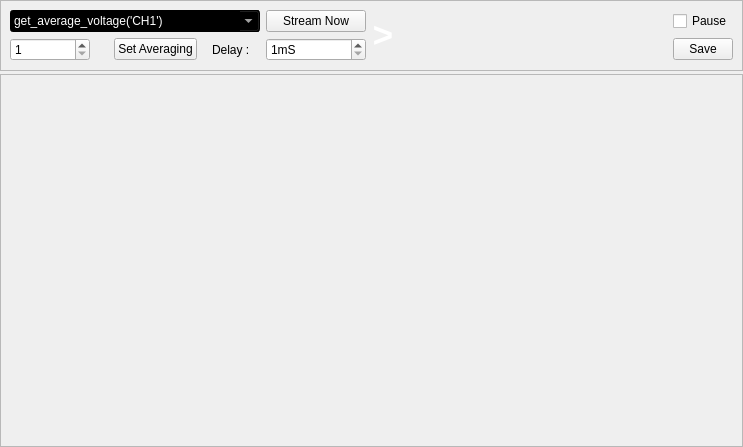
<?xml version="1.0" encoding="UTF-8"?>
<ui version="4.0">
    <class>MainWindow</class>
    <widget class="QMainWindow" name="MainWindow">
        <property name="geometry">
            <rect>
                <x>0</x>
                <y>0</y>
                <width>743</width>
                <height>447</height>
            </rect>
        </property>
        <property name="minimumSize">
            <size>
                <width>300</width>
                <height>0</height>
            </size>
        </property>
        <property name="mouseTracking">
            <bool>false</bool>
        </property>
        <property name="windowTitle">
            <string>Data Streaming Utility</string>
        </property>
        <property name="windowIcon">
            <iconset>
                <normaloff>../../../../../usr/share/pixmaps/cubeview48.png</normaloff>
                ../../../../../usr/share/pixmaps/cubeview48.png
            </iconset>
        </property>
        <property name="windowOpacity">
            <double>1.000000000000000</double>
        </property>
        <property name="toolTip">
            <string/>
        </property>
        <property name="autoFillBackground">
            <bool>false</bool>
        </property>
        <property name="toolButtonStyle">
            <enum>Qt::ToolButtonIconOnly</enum>
        </property>
        <property name="tabShape">
            <enum>QTabWidget::Rounded</enum>
        </property>
        <widget class="QWidget" name="centralwidget">
            <property name="layoutDirection">
                <enum>Qt::LeftToRight</enum>
            </property>
            <layout class="QVBoxLayout" name="verticalLayout_2">
                <property name="spacing">
                    <number>3</number>
                </property>
                <property name="margin">
                    <number>0</number>
                </property>
                <item>
                    <widget class="QFrame" name="frame">
                        <property name="sizePolicy">
                            <sizepolicy hsizetype="Preferred" vsizetype="Preferred">
                                <horstretch>0</horstretch>
                                <verstretch>0</verstretch>
                            </sizepolicy>
                        </property>
                        <property name="frameShape">
                            <enum>QFrame::StyledPanel</enum>
                        </property>
                        <property name="frameShadow">
                            <enum>QFrame::Raised</enum>
                        </property>
                        <layout class="QGridLayout" name="gridLayout">
                            <item row="2" column="1">
                                <widget class="QPushButton" name="pushButton_2">
                                    <property name="sizePolicy">
                                        <sizepolicy hsizetype="Maximum" vsizetype="Fixed">
                                            <horstretch>0</horstretch>
                                            <verstretch>0</verstretch>
                                        </sizepolicy>
                                    </property>
                                    <property name="text">
                                        <string>Set Averaging</string>
                                    </property>
                                </widget>
                            </item>
                            <item row="1" column="4" rowspan="2">
                                <widget class="QLabel" name="msg">
                                    <property name="sizePolicy">
                                        <sizepolicy hsizetype="Preferred" vsizetype="Maximum">
                                            <horstretch>0</horstretch>
                                            <verstretch>0</verstretch>
                                        </sizepolicy>
                                    </property>
                                    <property name="baseSize">
                                        <size>
                                            <width>0</width>
                                            <height>17</height>
                                        </size>
                                    </property>
                                    <property name="font">
                                        <font>
                                            <pointsize>26</pointsize>
                                            <weight>75</weight>
                                            <italic>true</italic>
                                            <bold>true</bold>
                                        </font>
                                    </property>
                                    <property name="styleSheet">
                                        <string notr="true">color: rgb(255, 255, 255);</string>
                                    </property>
                                    <property name="text">
                                        <string>&gt;</string>
                                    </property>
                                    <property name="alignment">
                                        <set>Qt::AlignLeading|Qt::AlignLeft|Qt::AlignTop</set>
                                    </property>
                                    <property name="wordWrap">
                                        <bool>true</bool>
                                    </property>
                                </widget>
                            </item>
                            <item row="2" column="3">
                                <widget class="QSpinBox" name="spinBox">
                                    <property name="sizePolicy">
                                        <sizepolicy hsizetype="Maximum" vsizetype="Fixed">
                                            <horstretch>0</horstretch>
                                            <verstretch>0</verstretch>
                                        </sizepolicy>
                                    </property>
                                    <property name="minimumSize">
                                        <size>
                                            <width>100</width>
                                            <height>0</height>
                                        </size>
                                    </property>
                                    <property name="suffix">
                                        <string>mS</string>
                                    </property>
                                    <property name="minimum">
                                        <number>1</number>
                                    </property>
                                </widget>
                            </item>
                            <item row="2" column="0">
                                <widget class="QSpinBox" name="averageCount">
                                    <property name="sizePolicy">
                                        <sizepolicy hsizetype="Maximum" vsizetype="Fixed">
                                            <horstretch>0</horstretch>
                                            <verstretch>0</verstretch>
                                        </sizepolicy>
                                    </property>
                                    <property name="minimumSize">
                                        <size>
                                            <width>80</width>
                                            <height>0</height>
                                        </size>
                                    </property>
                                    <property name="minimum">
                                        <number>1</number>
                                    </property>
                                    <property name="maximum">
                                        <number>501</number>
                                    </property>
                                </widget>
                            </item>
                            <item row="2" column="5">
                                <widget class="QPushButton" name="pushButton_3">
                                    <property name="maximumSize">
                                        <size>
                                            <width>60</width>
                                            <height>16777215</height>
                                        </size>
                                    </property>
                                    <property name="text">
                                        <string>Save</string>
                                    </property>
                                </widget>
                            </item>
                            <item row="1" column="5">
                                <widget class="QCheckBox" name="pause">
                                    <property name="text">
                                        <string>Pause</string>
                                    </property>
                                </widget>
                            </item>
                            <item row="1" column="3">
                                <widget class="QPushButton" name="pushButton">
                                    <property name="sizePolicy">
                                        <sizepolicy hsizetype="Preferred" vsizetype="Fixed">
                                            <horstretch>0</horstretch>
                                            <verstretch>0</verstretch>
                                        </sizepolicy>
                                    </property>
                                    <property name="text">
                                        <string>Stream Now</string>
                                    </property>
                                </widget>
                            </item>
                            <item row="2" column="2">
                                <widget class="QLabel" name="label">
                                    <property name="sizePolicy">
                                        <sizepolicy hsizetype="Maximum" vsizetype="Preferred">
                                            <horstretch>0</horstretch>
                                            <verstretch>0</verstretch>
                                        </sizepolicy>
                                    </property>
                                    <property name="text">
                                        <string>Delay :</string>
                                    </property>
                                </widget>
                            </item>
                            <item row="1" column="0" colspan="3">
                                <widget class="QComboBox" name="cmdlist">
                                    <property name="sizePolicy">
                                        <sizepolicy hsizetype="Maximum" vsizetype="Fixed">
                                            <horstretch>0</horstretch>
                                            <verstretch>0</verstretch>
                                        </sizepolicy>
                                    </property>
                                    <property name="minimumSize">
                                        <size>
                                            <width>250</width>
                                            <height>0</height>
                                        </size>
                                    </property>
                                    <property name="styleSheet">
                                        <string notr="true">background-color: rgb(0, 0, 0);
                                            color: rgb(255, 255, 255);
                                        </string>
                                    </property>
                                    <property name="editable">
                                        <bool>true</bool>
                                    </property>
                                    <item>
                                        <property name="text">
                                            <string>get_average_voltage('CH1')</string>
                                        </property>
                                    </item>
                                    <item>
                                        <property name="text">
                                            <string>get_freq('CNTR')</string>
                                        </property>
                                    </item>
                                    <item>
                                        <property name="text">
                                            <string>get_high_freq('CNTR')</string>
                                        </property>
                                    </item>
                                    <item>
                                        <property name="text">
                                            <string>DutyCycle('ID1')[1]</string>
                                        </property>
                                    </item>
                                    <item>
                                        <property name="text">
                                            <string>MeasureInterval('ID1','ID2','rising','rising')</string>
                                        </property>
                                    </item>
                                </widget>
                            </item>
                        </layout>
                    </widget>
                </item>
                <item>
                    <widget class="QFrame" name="plot_area_frame">
                        <property name="sizePolicy">
                            <sizepolicy hsizetype="Preferred" vsizetype="MinimumExpanding">
                                <horstretch>0</horstretch>
                                <verstretch>0</verstretch>
                            </sizepolicy>
                        </property>
                        <property name="frameShape">
                            <enum>QFrame::StyledPanel</enum>
                        </property>
                        <property name="frameShadow">
                            <enum>QFrame::Raised</enum>
                        </property>
                        <layout class="QVBoxLayout" name="plot_area">
                            <property name="spacing">
                                <number>2</number>
                            </property>
                            <property name="margin">
                                <number>0</number>
                            </property>
                        </layout>
                    </widget>
                </item>
            </layout>
        </widget>
        <action name="actionSave_as">
            <property name="text">
                <string>Save as</string>
            </property>
        </action>
    </widget>
    <resources/>
    <connections>
        <connection>
            <sender>pushButton</sender>
            <signal>clicked()</signal>
            <receiver>MainWindow</receiver>
            <slot>stream()</slot>
            <hints>
                <hint type="sourcelabel">
                    <x>367</x>
                    <y>36</y>
                </hint>
                <hint type="destinationlabel">
                    <x>642</x>
                    <y>38</y>
                </hint>
            </hints>
        </connection>
        <connection>
            <sender>pushButton_2</sender>
            <signal>clicked()</signal>
            <receiver>MainWindow</receiver>
            <slot>setAveraging()</slot>
            <hints>
                <hint type="sourcelabel">
                    <x>207</x>
                    <y>69</y>
                </hint>
                <hint type="destinationlabel">
                    <x>624</x>
                    <y>110</y>
                </hint>
            </hints>
        </connection>
        <connection>
            <sender>pushButton_3</sender>
            <signal>clicked()</signal>
            <receiver>MainWindow</receiver>
            <slot>saveData()</slot>
            <hints>
                <hint type="sourcelabel">
                    <x>721</x>
                    <y>61</y>
                </hint>
                <hint type="destinationlabel">
                    <x>711</x>
                    <y>0</y>
                </hint>
            </hints>
        </connection>
        <connection>
            <sender>spinBox</sender>
            <signal>valueChanged(int)</signal>
            <receiver>MainWindow</receiver>
            <slot>setDelay(int)</slot>
            <hints>
                <hint type="sourcelabel">
                    <x>318</x>
                    <y>55</y>
                </hint>
                <hint type="destinationlabel">
                    <x>386</x>
                    <y>-14</y>
                </hint>
            </hints>
        </connection>
    </connections>
    <slots>
        <slot>saveData()</slot>
        <slot>byebye()</slot>
        <slot>stream()</slot>
        <slot>setAveraging()</slot>
        <slot>setDelay(int)</slot>
    </slots>
</ui>
